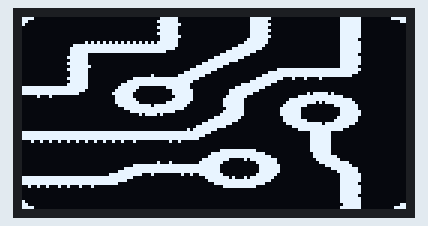
Recording of a sketch running on a simulated Arduino Uno, built with avr-gcc and run on an emulated ATmega328P. Shown: 128×64 one-colour display.

Above: at 2.1 s.

The sketch:

DisplayPicture.ino
```cpp
#include <Wire.h>
#include <Adafruit_GFX.h>
#include <Adafruit_SSD1306.h>

#define SCREEN_WIDTH 128 // OLED display width, in pixels
#define SCREEN_HEIGHT 64 // OLED display height, in pixels
// Declaration for an SSD1306 display connected to I2C (SDA, SCL pins)
Adafruit_SSD1306 display(SCREEN_WIDTH, SCREEN_HEIGHT, &Wire, -1);
static const uint8_t image_data_icon[1024] = {
    0xf0, 0x00, 0x00, 0x00, 0x00, 0x03, 0xf0, 0x00, 0x00, 0x0f, 0xe0, 0x00, 0x00, 0x3f, 0x80, 0x1f,
    0xc0, 0x00, 0x00, 0x00, 0x00, 0x07, 0xf0, 0x00, 0x00, 0x0f, 0xc0, 0x00, 0x00, 0x3f, 0x80, 0x03,
    0x80, 0x00, 0x00, 0x00, 0x00, 0x03, 0xf8, 0x00, 0x00, 0x0f, 0xe0, 0x00, 0x00, 0x3f, 0x80, 0x00,
    0x00, 0x00, 0x00, 0x00, 0x00, 0x07, 0xf0, 0x00, 0x00, 0x0f, 0xc0, 0x00, 0x00, 0x3f, 0x80, 0x00,
    0x00, 0x00, 0x00, 0x00, 0x00, 0x03, 0xf0, 0x00, 0x00, 0x0f, 0xe0, 0x00, 0x00, 0x3f, 0x80, 0x00,
    0x00, 0x00, 0x00, 0x00, 0x00, 0x07, 0xf0, 0x00, 0x00, 0x0f, 0xc0, 0x00, 0x00, 0x3f, 0x80, 0x00,
    0x00, 0x00, 0x00, 0x00, 0x00, 0x03, 0xf8, 0x00, 0x00, 0x0f, 0xe0, 0x00, 0x00, 0x3f, 0x80, 0x00,
    0x00, 0x00, 0x00, 0x00, 0x00, 0x03, 0xf0, 0x00, 0x00, 0x1f, 0xc0, 0x00, 0x00, 0x3f, 0x00, 0x00,
    0x00, 0x00, 0x05, 0x55, 0x55, 0x57, 0xf0, 0x00, 0x00, 0x3f, 0xc0, 0x00, 0x00, 0x3f, 0x80, 0x00,
    0x00, 0x00, 0x7f, 0xff, 0xff, 0xff, 0xf0, 0x00, 0x00, 0xff, 0x80, 0x00, 0x00, 0x3f, 0x80, 0x00,
    0x00, 0x00, 0xff, 0xff, 0xff, 0xff, 0xe0, 0x00, 0x03, 0xff, 0x00, 0x00, 0x00, 0x3f, 0x80, 0x00,
    0x00, 0x00, 0xff, 0xff, 0xff, 0xff, 0x00, 0x00, 0x0f, 0xfc, 0x00, 0x00, 0x00, 0x3f, 0x80, 0x00,
    0x00, 0x00, 0xfc, 0x00, 0x00, 0x00, 0x00, 0x00, 0x3f, 0xf0, 0x00, 0x00, 0x00, 0x3f, 0x00, 0x00,
    0x00, 0x01, 0xfc, 0x00, 0x00, 0x00, 0x00, 0x00, 0xff, 0xc0, 0x00, 0x00, 0x00, 0x3f, 0x80, 0x00,
    0x00, 0x00, 0xfc, 0x00, 0x00, 0x00, 0x00, 0x03, 0xff, 0x00, 0x00, 0x00, 0x00, 0x3f, 0x80, 0x00,
    0x00, 0x01, 0xfc, 0x00, 0x00, 0x00, 0x00, 0x0f, 0xf8, 0x00, 0x00, 0x00, 0x00, 0x3f, 0x80, 0x00,
    0x00, 0x00, 0xfe, 0x00, 0x00, 0x00, 0x00, 0x3f, 0xe0, 0x00, 0x00, 0x00, 0x00, 0x3f, 0x00, 0x00,
    0x00, 0x01, 0xfc, 0x00, 0x00, 0x00, 0x00, 0xff, 0x80, 0x00, 0x07, 0xff, 0xff, 0xff, 0x80, 0x00,
    0x00, 0x00, 0xfc, 0x00, 0x00, 0x00, 0x03, 0xfe, 0x00, 0x00, 0x3f, 0xff, 0xff, 0xff, 0x00, 0x00,
    0x00, 0x00, 0xfc, 0x00, 0x00, 0x10, 0x0f, 0xf8, 0x00, 0x00, 0xff, 0xff, 0xff, 0xfc, 0x00, 0x00,
    0x00, 0x01, 0xfc, 0x00, 0x07, 0xff, 0xff, 0xe0, 0x00, 0x03, 0xfe, 0x22, 0x10, 0x00, 0x00, 0x00,
    0x00, 0x00, 0xfc, 0x00, 0x1f, 0xff, 0xff, 0x80, 0x00, 0x0f, 0xf8, 0x00, 0x00, 0x00, 0x00, 0x00,
    0x00, 0x01, 0xfc, 0x00, 0x7f, 0xff, 0xff, 0x00, 0x00, 0x7f, 0xe0, 0x00, 0x00, 0x00, 0x00, 0x00,
    0xff, 0xff, 0xfc, 0x00, 0xfe, 0x00, 0xff, 0x00, 0x01, 0xff, 0x80, 0x00, 0x00, 0x00, 0x00, 0x00,
    0xff, 0xff, 0xf8, 0x01, 0xfc, 0x00, 0x3f, 0x80, 0x07, 0xfe, 0x00, 0x00, 0x00, 0x00, 0x00, 0x00,
    0xff, 0xff, 0xe0, 0x03, 0xf8, 0x00, 0x3f, 0x80, 0x07, 0xf8, 0x00, 0x01, 0x7d, 0x00, 0x00, 0x00,
    0x04, 0x40, 0x00, 0x01, 0xf8, 0x00, 0x1f, 0x80, 0x0f, 0xe0, 0x00, 0x0f, 0xff, 0xe0, 0x00, 0x00,
    0x00, 0x00, 0x00, 0x01, 0xfc, 0x00, 0x3f, 0x80, 0x1f, 0xc0, 0x00, 0x7f, 0xff, 0xfc, 0x00, 0x00,
    0x00, 0x00, 0x00, 0x01, 0xfe, 0x00, 0xff, 0x00, 0x1f, 0xc0, 0x00, 0xff, 0xd7, 0xfe, 0x00, 0x00,
    0x00, 0x00, 0x00, 0x00, 0xff, 0xef, 0xfe, 0x00, 0x1f, 0xc0, 0x01, 0xfe, 0x00, 0xff, 0x00, 0x00,
    0x00, 0x00, 0x00, 0x00, 0x3f, 0xff, 0xfc, 0x00, 0x0f, 0xc0, 0x03, 0xf8, 0x00, 0x3f, 0x00, 0x00,
    0x00, 0x00, 0x00, 0x00, 0x0f, 0xff, 0xe0, 0x00, 0x1f, 0xc0, 0x03, 0xf8, 0x00, 0x3f, 0x80, 0x00,
    0x00, 0x00, 0x00, 0x00, 0x01, 0x7a, 0x00, 0x00, 0x3f, 0xc0, 0x03, 0xf8, 0x00, 0x3f, 0x80, 0x00,
    0x00, 0x00, 0x00, 0x00, 0x00, 0x00, 0x00, 0x00, 0xff, 0x80, 0x01, 0xf8, 0x00, 0x7f, 0x00, 0x00,
    0x00, 0x00, 0x00, 0x00, 0x00, 0x00, 0x00, 0x03, 0xff, 0x00, 0x01, 0xfe, 0x00, 0xff, 0x00, 0x00,
    0x00, 0x00, 0x00, 0x00, 0x00, 0x00, 0x00, 0x0f, 0xfc, 0x00, 0x00, 0xff, 0xf7, 0xfe, 0x00, 0x00,
    0x00, 0x00, 0x00, 0x00, 0x00, 0x00, 0x00, 0x3f, 0xf0, 0x00, 0x00, 0x3f, 0xff, 0xf8, 0x00, 0x00,
    0x00, 0x00, 0x00, 0x00, 0x00, 0x00, 0x01, 0x7f, 0x80, 0x00, 0x00, 0x0f, 0xff, 0xe0, 0x00, 0x00,
    0xff, 0xff, 0xff, 0xff, 0xff, 0xff, 0xff, 0xfe, 0x00, 0x00, 0x00, 0x00, 0xfe, 0x00, 0x00, 0x00,
    0xff, 0xff, 0xff, 0xff, 0xff, 0xff, 0xff, 0xf8, 0x00, 0x00, 0x00, 0x00, 0xfe, 0x00, 0x00, 0x00,
    0xff, 0xff, 0xff, 0xff, 0xff, 0xff, 0xff, 0xe0, 0x00, 0x00, 0x00, 0x00, 0xfe, 0x00, 0x00, 0x00,
    0x12, 0x49, 0x24, 0x92, 0x44, 0x00, 0x48, 0x00, 0x00, 0x00, 0x00, 0x00, 0xfe, 0x00, 0x00, 0x00,
    0x00, 0x00, 0x00, 0x00, 0x00, 0x00, 0x00, 0x00, 0x00, 0x00, 0x00, 0x00, 0xfe, 0x00, 0x00, 0x00,
    0x00, 0x00, 0x00, 0x00, 0x00, 0x00, 0x00, 0x00, 0x00, 0x00, 0x00, 0x00, 0xfe, 0x00, 0x00, 0x00,
    0x00, 0x00, 0x00, 0x00, 0x00, 0x00, 0x00, 0x00, 0x3f, 0xfc, 0x00, 0x00, 0xfe, 0x00, 0x00, 0x00,
    0x00, 0x00, 0x00, 0x00, 0x00, 0x00, 0x00, 0x01, 0xff, 0xff, 0x80, 0x00, 0x7e, 0x00, 0x00, 0x00,
    0x00, 0x00, 0x00, 0x00, 0x00, 0x00, 0x00, 0x03, 0xff, 0xff, 0xe0, 0x00, 0x7f, 0x80, 0x00, 0x00,
    0x00, 0x00, 0x00, 0x00, 0x00, 0x00, 0x00, 0x0f, 0xf8, 0x2f, 0xf8, 0x00, 0x3f, 0xc0, 0x00, 0x00,
    0x00, 0x00, 0x00, 0x00, 0x00, 0x04, 0x40, 0x1f, 0xe0, 0x03, 0xf8, 0x00, 0x1f, 0xf8, 0x00, 0x00,
    0x00, 0x00, 0x00, 0x00, 0x07, 0xff, 0xff, 0xff, 0xc0, 0x01, 0xfc, 0x00, 0x07, 0xfc, 0x00, 0x00,
    0x00, 0x00, 0x00, 0x00, 0x3f, 0xff, 0xff, 0xff, 0xc0, 0x01, 0xfc, 0x00, 0x01, 0xff, 0x00, 0x00,
    0x00, 0x00, 0x00, 0x00, 0xff, 0xff, 0xff, 0xff, 0xc0, 0x01, 0xfc, 0x00, 0x00, 0x7f, 0x00, 0x00,
    0x00, 0x00, 0x00, 0x07, 0xff, 0x10, 0x04, 0x9f, 0xe0, 0x03, 0xf8, 0x00, 0x00, 0x3f, 0x80, 0x00,
    0xff, 0xff, 0xff, 0xff, 0xf8, 0x00, 0x00, 0x07, 0xfa, 0x2f, 0xf0, 0x00, 0x00, 0x3f, 0x80, 0x00,
    0xff, 0xff, 0xff, 0xff, 0xe0, 0x00, 0x00, 0x03, 0xff, 0xff, 0xe0, 0x00, 0x00, 0x3f, 0x80, 0x00,
    0xff, 0xff, 0xff, 0xff, 0x00, 0x00, 0x00, 0x00, 0xff, 0xff, 0x80, 0x00, 0x00, 0x3f, 0x00, 0x00,
    0x24, 0x89, 0x11, 0x00, 0x00, 0x00, 0x00, 0x00, 0x1f, 0xfc, 0x00, 0x00, 0x00, 0x3f, 0x80, 0x00,
    0x00, 0x00, 0x00, 0x00, 0x00, 0x00, 0x00, 0x00, 0x00, 0x00, 0x00, 0x00, 0x00, 0x3f, 0x80, 0x00,
    0x00, 0x00, 0x00, 0x00, 0x00, 0x00, 0x00, 0x00, 0x00, 0x00, 0x00, 0x00, 0x00, 0x3f, 0x80, 0x00,
    0x00, 0x00, 0x00, 0x00, 0x00, 0x00, 0x00, 0x00, 0x00, 0x00, 0x00, 0x00, 0x00, 0x3f, 0x00, 0x00,
    0x00, 0x00, 0x00, 0x00, 0x00, 0x00, 0x00, 0x00, 0x00, 0x00, 0x00, 0x00, 0x00, 0x3f, 0x80, 0x00,
    0x80, 0x00, 0x00, 0x00, 0x00, 0x00, 0x00, 0x00, 0x00, 0x00, 0x00, 0x00, 0x00, 0x3f, 0x80, 0x00,
    0xc0, 0x00, 0x00, 0x00, 0x00, 0x00, 0x00, 0x00, 0x00, 0x00, 0x00, 0x00, 0x00, 0x1f, 0x80, 0x03,
    0xf0, 0x00, 0x00, 0x00, 0x00, 0x00, 0x00, 0x00, 0x00, 0x00, 0x00, 0x00, 0x00, 0x3f, 0x80, 0x0f
};
void setup() {
  Serial.begin(115200);

  if(!display.begin(SSD1306_SWITCHCAPVCC, 0x3C)) { // Address 0x3D for 128x64
    Serial.println(F("SSD1306 allocation failed"));
    for(;;);
  }
  delay(2000);
  display.clearDisplay();
  display.drawBitmap(0,0,image_data_icon  ,128,64,1);
  display.display();
}

void loop() {

}
```
